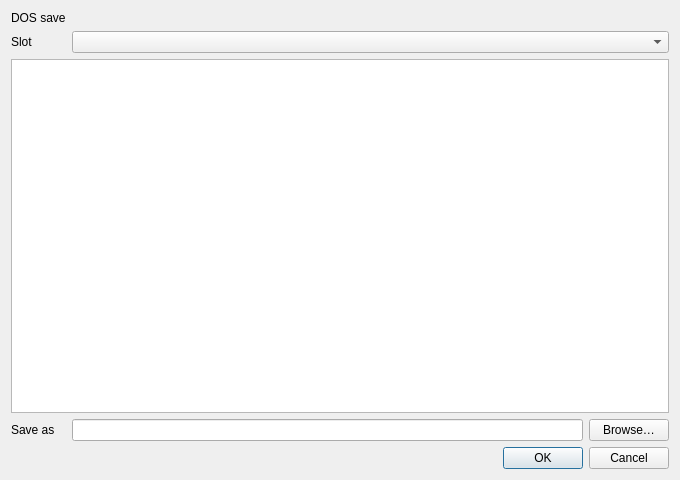
<?xml version="1.0" encoding="UTF-8"?>
<ui version="4.0">
 <class>DosImportDialog</class>
 <widget class="QDialog" name="DosImportDialog">
  <property name="geometry">
   <rect>
    <x>0</x>
    <y>0</y>
    <width>680</width>
    <height>480</height>
   </rect>
  </property>
  <property name="windowTitle">
   <string>Import a DOS save</string>
  </property>
  <layout class="QVBoxLayout" name="outer_layout" stretch="1,0">
   <item>
    <layout class="QFormLayout" name="form">
     <item row="0" column="0">
      <widget class="QLabel" name="label_folder">
       <property name="text">
        <string>DOS save</string>
       </property>
      </widget>
     </item>
     <item row="0" column="1">
      <widget class="QLabel" name="dos_folder"/>
     </item>
     <item row="1" column="0">
      <widget class="QLabel" name="label_slot">
       <property name="text">
        <string>Slot</string>
       </property>
      </widget>
     </item>
     <item row="1" column="1">
      <widget class="QComboBox" name="dos_slot"/>
     </item>
     <item row="2" column="0" colspan="2">
      <widget class="QPlainTextEdit" name="dos_report">
       <property name="readOnly">
        <bool>true</bool>
       </property>
      </widget>
     </item>
     <item row="3" column="0">
      <widget class="QLabel" name="label_destination">
       <property name="text">
        <string>Save as</string>
       </property>
      </widget>
     </item>
     <item row="3" column="1">
      <layout class="QHBoxLayout" name="where" stretch="1,0">
       <item>
        <widget class="QLineEdit" name="dos_destination"/>
       </item>
       <item>
        <widget class="QPushButton" name="dos_browse">
         <property name="text">
          <string>Browse…</string>
         </property>
        </widget>
       </item>
      </layout>
     </item>
    </layout>
   </item>
   <item>
    <widget class="QDialogButtonBox" name="buttons">
     <property name="standardButtons">
      <set>QDialogButtonBox::StandardButton::Cancel|QDialogButtonBox::StandardButton::Ok</set>
     </property>
    </widget>
   </item>
  </layout>
 </widget>
 <resources/>
 <connections>
  <connection>
   <sender>buttons</sender>
   <signal>accepted()</signal>
   <receiver>DosImportDialog</receiver>
   <slot>accept()</slot>
  </connection>
  <connection>
   <sender>buttons</sender>
   <signal>rejected()</signal>
   <receiver>DosImportDialog</receiver>
   <slot>reject()</slot>
  </connection>
 </connections>
</ui>
